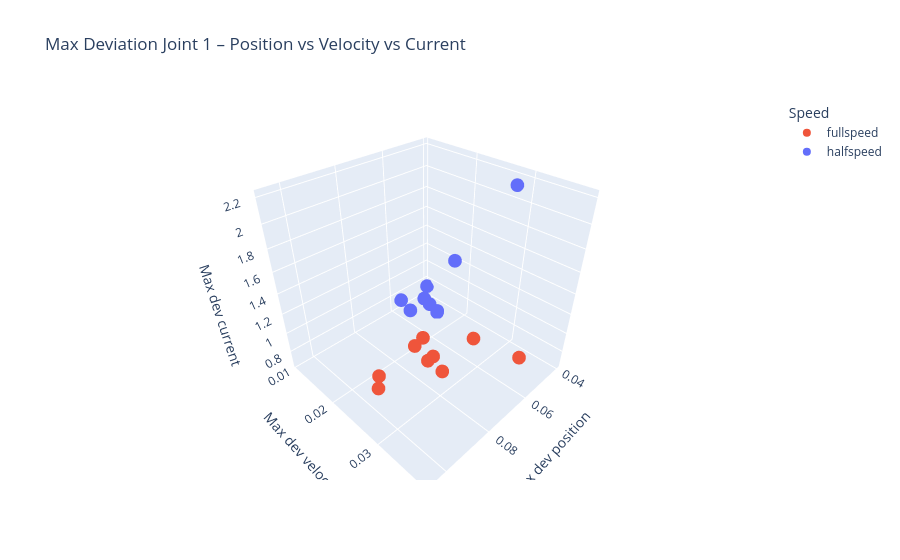

The notebook cell saved with this chart:
### Code cell
color_map = {'fullspeed': '#EF553B', 'halfspeed': '#636EFA'}

fig = go.Figure()
for speed, grp in df_dev.groupby('speed'):
    fig.add_trace(go.Scatter3d(
        x=grp['max_dev_position'],
        y=grp['max_dev_velocity'],
        z=grp['max_dev_current'],
        mode='markers',
        name=speed,
        marker=dict(size=8, color=color_map[speed]),
        hovertemplate='Position: %{x:.5f}<br>Velocity: %{y:.5f}<br>Current: %{z:.5f}<extra></extra>'
    ))

fig.update_layout(
    title='Max Deviation Joint 1 – Position vs Velocity vs Current',
    scene=dict(
        xaxis_title='Max dev position',
        yaxis_title='Max dev velocity',
        zaxis_title='Max dev current'
    ),
    legend_title='Speed'
)
fig.show()

### Figure 1 — Plotly figure (JSON) as saved in the notebook; plotly's stock layout.template omitted (floating-point values rounded to 4 significant figures)
{"data": [{"hovertemplate": "Position: %{x:.5f}<br>Velocity: %{y:.5f}<br>Current: %{z:.5f}<extra></extra>", "marker": {"color": "#EF553B", "size": 8}, "mode": "markers", "name": "fullspeed", "type": "scatter3d", "x": [0.0694, 0.08379, 0.0865, 0.08963, 0.06477, 0.1052, 0.08271, 0.08349, 0.1061], "y": [0.03181, 0.03167, 0.03011, 0.02905, 0.0381, 0.02976, 0.02759, 0.02984, 0.02995], "z": [1.148, 1.03, 1.123, 1.276, 1.112, 1.268, 1.202, 1.108, 1.175]}, {"hovertemplate": "Position: %{x:.5f}<br>Velocity: %{y:.5f}<br>Current: %{z:.5f}<extra></extra>", "marker": {"color": "#636EFA", "size": 8}, "mode": "markers", "name": "halfspeed", "type": "scatter3d", "x": [0.05023, 0.04845, 0.05595, 0.05882, 0.04751, 0.04365, 0.04871, 0.05784, 0.04038], "y": [0.01409, 0.01662, 0.01057, 0.01898, 0.02989, 0.01855, 0.01669, 0.01384, 0.01067], "z": [0.7819, 0.6812, 0.7299, 0.9644, 2.204, 1.262, 0.6707, 0.7235, 0.7251]}], "layout": {"legend": {"title": {"text": "Speed"}}, "scene": {"xaxis": {"title": {"text": "Max dev position"}}, "yaxis": {"title": {"text": "Max dev velocity"}}, "zaxis": {"title": {"text": "Max dev current"}}}, "title": {"text": "Max Deviation Joint 1 – Position vs Velocity vs Current"}}}
